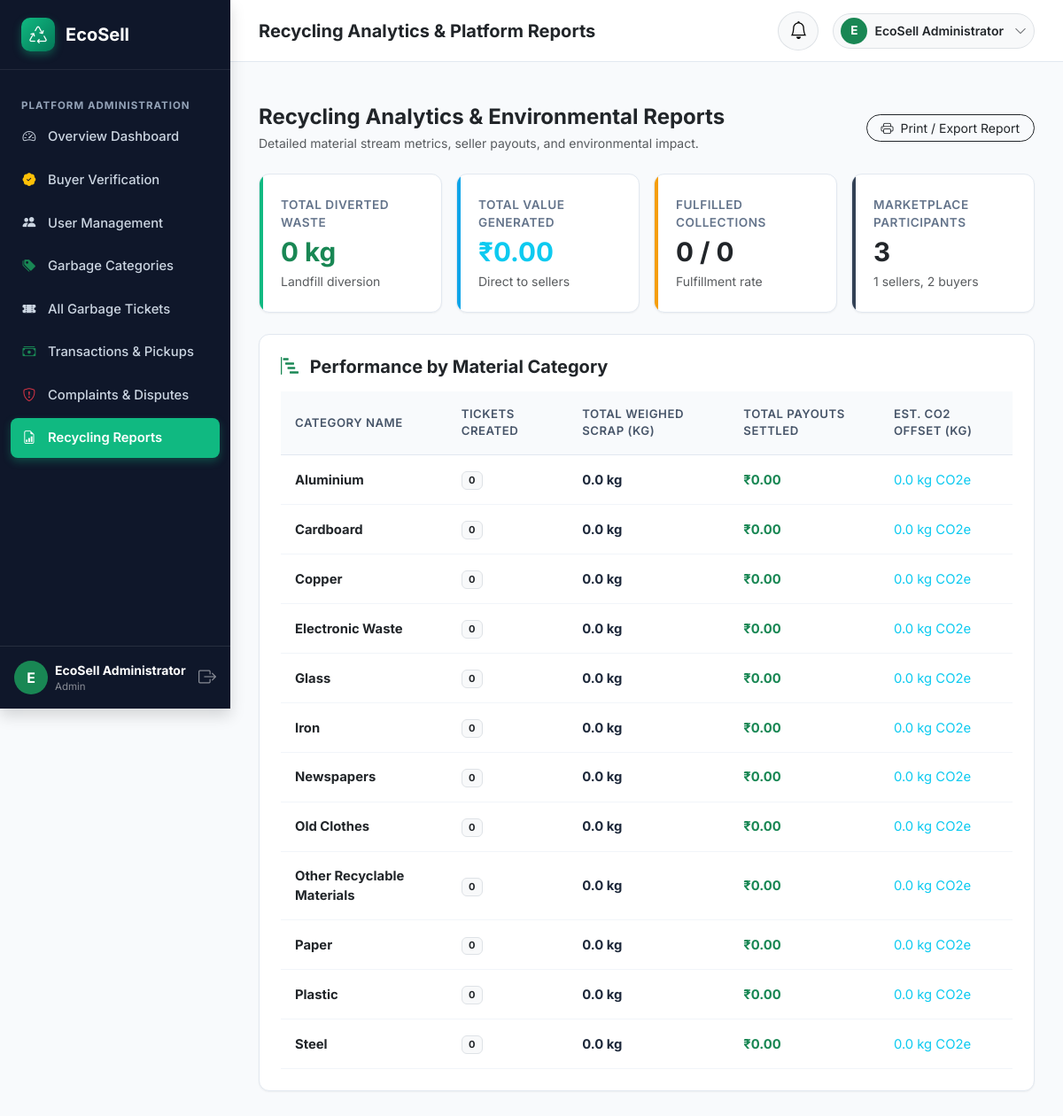
The page /admin/reports (signed in) on the database its author committed.
### models/user.py (models this page shows, shortened)
class User(UserMixin, db.Model):
    __tablename__ = 'users'
    id = db.Column(db.Integer, primary_key=True, autoincrement=True)
    full_name = db.Column(db.String(150), nullable=False)
    email = db.Column(db.String(150), nullable=False, unique=True, index=True)
    phone = db.Column(db.String(25), nullable=False)
    password_hash = db.Column(db.String(255), nullable=False)
    role = db.Column(db.String(20), nullable=False, index=True)  # 'seller', 'buyer', 'admin'
    account_status = db.Column(db.String(20), default='active')  # 'active', 'pending', 'suspended'
    created_at = db.Column(db.DateTime, default=datetime.utcnow)
    seller_profile = db.relationship('SellerProfile', backref='user', uselist=False, cascade='all, delete-orphan')
    buyer_profile = db.relationship('BuyerProfile', backref='user', uselist=False, cascade='all, delete-orphan')
    selling_tickets = db.relationship('SellingTicket', backref='seller', lazy='dynamic', cascade='all, delete-orphan')
    buyer_offers = db.relationship('BuyerOffer', backref='buyer', lazy='dynamic', cascade='all, delete-orphan')
    buyer_prices = db.relationship('BuyerPrice', backref='buyer', lazy='dynamic', cascade='all, delete-orphan')
    complaints = db.relationship('Complaint', backref='user', lazy='dynamic', cascade='all, delete-orphan')
    notifications = db.relationship('Notification', backref='user', lazy='dynamic', cascade='all, delete-orphan', order_by='Notification.created_at.desc()')
    @property
    def is_seller(self):
        return self.role == 'seller'
    @property
    def is_buyer(self):
        return self.role == 'buyer'
    @property
    def is_admin(self):
        return self.role == 'admin'
    @property
    def is_active(self):
        return self.account_status == 'active'

### models/category.py (models this page shows, shortened)
class GarbageCategory(db.Model):
    __tablename__ = 'garbage_categories'
    id = db.Column(db.Integer, primary_key=True, autoincrement=True)
    category_name = db.Column(db.String(100), nullable=False, unique=True)
    description = db.Column(db.Text, nullable=True)
    image = db.Column(db.String(255), nullable=True)
    status = db.Column(db.String(20), default='active', index=True)  # 'active', 'inactive'
    tickets = db.relationship('SellingTicket', backref='category', lazy='dynamic')
    buyer_prices = db.relationship('BuyerPrice', backref='category', lazy='dynamic')

### routes/admin_routes.py (the view)
@admin_bp.route('/reports')
@login_required
@admin_required
def reports():
    total_sellers = User.query.filter_by(role='seller').count()
    total_buyers = User.query.filter_by(role='buyer').count()
    total_tickets = SellingTicket.query.count()
    total_completed = SellingTicket.query.filter_by(status='Completed').count()
    total_kg = db.session.query(db.func.sum(Transaction.actual_weight)).scalar() or 0
    total_revenue = db.session.query(db.func.sum(Transaction.total_amount)).scalar() or 0
    category_summary = db.session.query(
        GarbageCategory.category_name,
        db.func.count(SellingTicket.id),
        db.func.sum(Transaction.actual_weight),
        db.func.sum(Transaction.total_amount)
    ).outerjoin(SellingTicket, SellingTicket.category_id == GarbageCategory.id)\
     .outerjoin(Transaction, Transaction.ticket_id == SellingTicket.id)\
     .group_by(GarbageCategory.category_name).all()
    return render_template(
        'admin/reports.html',
        total_sellers=total_sellers,
        total_buyers=total_buyers,
        total_tickets=total_tickets,
        total_completed=total_completed,
        total_kg=float(total_kg),
        total_revenue=float(total_revenue),
        category_summary=category_summary
    )

### app.py (called while the page is built)
@login_manager.user_loader
def load_user(user_id):
    return User.query.get(int(user_id))

### templates/admin/reports.html (shortened to what this page needs)
{% extends "dashboard_base.html" %}
{% block page_title %}Recycling Analytics & Platform Reports{% endblock %}
{% block sidebar_menu %}
<li class="sidebar-heading">Platform Administration</li>
<li class="sidebar-item">
    <a href="{{ url_for('admin.dashboard') }}" class="sidebar-link">
        <i class="bi bi-speedometer2"></i> Overview Dashboard
    </a>
</li>
<li class="sidebar-item">
    <a href="{{ url_for('admin.buyers_verification') }}" class="sidebar-link">
        <i class="bi bi-patch-check-fill text-warning"></i> Buyer Verification
    </a>
</li>
<li class="sidebar-item">
    <a href="{{ url_for('admin.users') }}" class="sidebar-link">
        <i class="bi bi-people-fill"></i> User Management
    </a>
</li>
<li class="sidebar-item">
    <a href="{{ url_for('admin.categories') }}" class="sidebar-link">
        <i class="bi bi-tags-fill text-success"></i> Garbage Categories
    </a>
</li>
<li class="sidebar-item">
    <a href="{{ url_for('admin.tickets') }}" class="sidebar-link">
        <i class="bi bi-ticket-perforated-fill"></i> All Garbage Tickets
    </a>
</li>
<li class="sidebar-item">
    <a href="{{ url_for('admin.transactions') }}" class="sidebar-link">
        <i class="bi bi-cash-stack text-success"></i> Transactions & Pickups
    </a>
</li>
<li class="sidebar-item">
    <a href="{{ url_for('admin.complaints') }}" class="sidebar-link">
        <i class="bi bi-shield-exclamation text-danger"></i> Complaints & Disputes
    </a>
</li>
<li class="sidebar-item">
    <a href="{{ url_for('admin.reports') }}" class="sidebar-link active">
        <i class="bi bi-file-earmark-bar-graph"></i> Recycling Reports
    </a>
</li>
{% endblock %}
{% block dashboard_body %}
<div class="d-flex flex-column flex-md-row justify-content-between align-items-md-center mb-4 gap-3">
    <div>
        <h4 class="fw-bold text-dark mb-1">Recycling Analytics & Environmental Reports</h4>
        <p class="text-muted small mb-0">Detailed material stream metrics, seller payouts, and environmental impact.</p>
    </div>
    <button onclick="window.print()" class="btn btn-outline-dark btn-sm rounded-pill px-3">
        <i class="bi bi-printer me-1"></i> Print / Export Report
    </button>
</div>
<div class="row g-3 mb-4">
    <div class="col-md-3">
        <div class="stat-card stat-success">
            <div>
                <div class="stat-title">Total Diverted Waste</div>
                <div class="stat-value text-success">{{ total_kg | int }} kg</div>
                <div class="small text-muted mt-1">Landfill diversion</div>
            </div>
        </div>
    </div>
    <div class="col-md-3">
        <div class="stat-card stat-info">
            <div>
                <div class="stat-title">Total Value Generated</div>
                <div class="stat-value text-info">{{ total_revenue | currency }}</div>
                <div class="small text-muted mt-1">Direct to sellers</div>
            </div>
        </div>
    </div>
    <div class="col-md-3">
        <div class="stat-card stat-warning">
            <div>
                <div class="stat-title">Fulfilled Collections</div>
                <div class="stat-value text-dark">{{ total_completed }} / {{ total_tickets }}</div>
                <div class="small text-muted mt-1">Fulfillment rate</div>
            </div>
        </div>
    </div>
    <div class="col-md-3">
        <div class="stat-card stat-dark">
            <div>
                <div class="stat-title">Marketplace Participants</div>
                <div class="stat-value text-dark">{{ total_sellers + total_buyers }}</div>
                <div class="small text-muted mt-1">{{ total_sellers }} sellers, {{ total_buyers }} buyers</div>
            </div>
        </div>
    </div>
</div>
<div class="ecosell-card p-4">
    <h5 class="fw-bold text-dark mb-3"><i class="bi bi-bar-chart-steps text-success me-2"></i> Performance by Material Category</h5>
    <div class="table-responsive">
        <table class="table-ecosell">
            <thead>
                <tr>
                    <th>Category Name</th>
                    <th>Tickets Created</th>
                    <th>Total Weighed Scrap (KG)</th>
                    <th>Total Payouts Settled</th>
                    <th>Est. CO2 Offset (kg)</th>
                </tr>
            </thead>
            <tbody>
                {% for row in category_summary %}
                <tr>
                    <td><strong class="text-dark">{{ row[0] }}</strong></td>
                    <td><span class="badge bg-light text-dark border">{{ row[1] or 0 }}</span></td>
                    <td><strong>{{ (row[2] or 0) | float }} kg</strong></td>
                    <td><strong class="text-success">{{ (row[3] or 0) | currency }}</strong></td>
                    <td><span class="text-info">{{ ((row[2] or 0) * 1.8) | round(1) }} kg CO2e</span></td>
                </tr>
                {% endfor %}
            </tbody>
        </table>
    </div>
</div>
{% endblock %}

### templates/dashboard_base.html (shortened to what this page needs)
{% extends "base.html" %}
{% block layout %}
<div class="dashboard-wrapper">
    <aside class="dashboard-sidebar shadow">
        <div class="sidebar-brand">
            <div class="brand-leaf-icon">
                <i class="bi bi-recycle fs-5"></i>
            </div>
            <span>EcoSell</span>
        </div>
        <ul class="sidebar-nav">
            {% block sidebar_menu %}{% endblock %}
        </ul>
        <div class="p-3 border-top border-secondary border-opacity-25 mt-auto">
            <div class="d-flex align-items-center gap-2">
                <div class="rounded-circle bg-success text-white d-flex align-items-center justify-content-center fw-bold" style="width: 38px; height: 38px;">
                    {{ current_user.full_name[:1] | upper }}
                </div>
                <div class="overflow-hidden flex-grow-1">
                    <div class="text-white small fw-bold text-truncate">{{ current_user.full_name }}</div>
                    <div class="text-white-50 text-truncate" style="font-size: 0.72rem;">{{ current_user.role | capitalize }}</div>
                </div>
                <a href="{{ url_for('auth.logout') }}" class="text-white-50 hover-white" title="Logout">
                    <i class="bi bi-box-arrow-right fs-5"></i>
                </a>
            </div>
        </div>
    </aside>
    <div class="dashboard-main">
        <header class="dashboard-topbar">
            <div class="d-flex align-items-center gap-3">
                <h5 class="mb-0 fw-bold text-dark d-none d-sm-block">{% block page_title %}Dashboard{% endblock %}</h5>
            </div>
            <div class="d-flex align-items-center gap-3">
                <div class="dropdown">
                    <button class="btn btn-light rounded-circle position-relative border" type="button" data-bs-toggle="dropdown" aria-expanded="false">
                        <i class="bi bi-bell fs-5 text-gray-700"></i>
                    </button>
                </div>
                <div class="dropdown">
                    <button class="btn btn-light d-flex align-items-center gap-2 border rounded-pill py-1 px-2" type="button" data-bs-toggle="dropdown">
                        <div class="rounded-circle bg-success text-white d-flex align-items-center justify-content-center fw-bold" style="width: 30px; height: 30px; font-size: 0.85rem;">
                            {{ current_user.full_name[:1] | upper }}
                        </div>
                        <span class="small fw-semibold text-dark me-1 d-none d-md-inline">{{ current_user.full_name }}</span>
                        <i class="bi bi-chevron-down text-muted small"></i>
                    </button>
                </div>
            </div>
        </header>
        <div class="px-4 pt-3">
        </div>
        <div class="dashboard-content">
            {% block dashboard_body %}{% endblock %}
        </div>
    </div>
</div>
{% endblock %}

### rows shown on the page
User: full_name "E", full_name "EcoSell Administrator", role "Admin"
GarbageCategory: category_name "Aluminium", row "0", value "0.0", value "₹0.00"
GarbageCategory: category_name "Cardboard", row "0", value "0.0", value "₹0.00"
GarbageCategory: category_name "Copper", row "0", value "0.0", value "₹0.00"
GarbageCategory: category_name "Electronic Waste", row "0", value "0.0", value "₹0.00"
GarbageCategory: category_name "Glass", row "0", value "0.0", value "₹0.00"
GarbageCategory: category_name "Iron", row "0", value "0.0", value "₹0.00"
GarbageCategory: category_name "Newspapers", row "0", value "0.0", value "₹0.00"
GarbageCategory: category_name "Old Clothes", row "0", value "0.0", value "₹0.00"
GarbageCategory: category_name "Other Recyclable Materials", row "0", value "0.0", value "₹0.00"
GarbageCategory: category_name "Paper", row "0", value "0.0", value "₹0.00"
GarbageCategory: category_name "Plastic", row "0", value "0.0", value "₹0.00"
GarbageCategory: category_name "Steel", row "0", value "0.0", value "₹0.00"

### other values the page prints
{{ total_kg | int }} "0"
{{ total_revenue | currency }} "₹0.00"
{{ total_completed }} "0"
{{ total_tickets }} "0"
{{ total_sellers + total_buyers }} "3"
{{ total_sellers }} "1"
{{ total_buyers }} "2"
